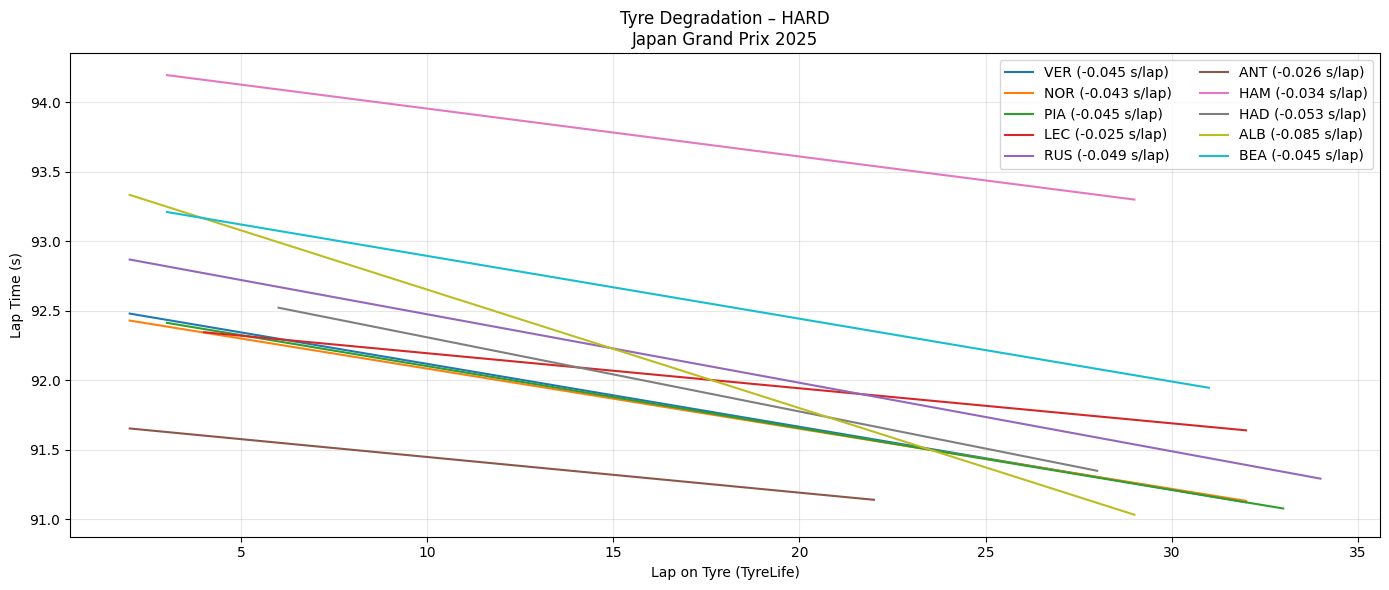

This figure's Python source:
import fastf1, os
import pandas as pd
import numpy as np
import matplotlib.pyplot as plt
from pathlib import Path

# ========= CONFIG =========
YEAR = 2025
GP = "Japan Grand Prix"
SESSION = "R"
COMPOUND = "HARD"      # SOFT / MEDIUM / HARD
TOP_N = 10             # Top N finishers
CACHE_DIR = Path("/content/fastf1_cache")

# ========= CACHE =========
CACHE_DIR.mkdir(parents=True, exist_ok=True)
fastf1.Cache.enable_cache(CACHE_DIR)

# ========= LOAD SESSION =========
session = fastf1.get_session(YEAR, GP, SESSION)
session.load()

laps = session.laps.copy()
laps = laps[laps["IsAccurate"]]

# Convert laptime to seconds
laps["LapTimeSec"] = laps["LapTime"].dt.total_seconds()

# ========= SELECT TOP DRIVERS =========
drivers = (
    session.results
    .sort_values("Position")
    .head(TOP_N)["Abbreviation"]
    .tolist()
)

laps = laps[laps["Driver"].isin(drivers)]

# ========= CLEAN LAPS =========
laps = laps[
    laps["PitInTime"].isna() &
    laps["PitOutTime"].isna() &
    (laps["Compound"] == COMPOUND)
]

# ========= REMOVE OUTLIERS (IQR PER DRIVER PER STINT) =========
clean = []

for (d, stint), dl in laps.groupby(["Driver", "Stint"]):
    if len(dl) < 5:
        continue

    q1, q3 = dl["LapTimeSec"].quantile([0.25, 0.75])
    iqr = q3 - q1

    dl = dl[
        (dl["LapTimeSec"] >= q1 - 1.5 * iqr) &
        (dl["LapTimeSec"] <= q3 + 1.5 * iqr)
    ]

    clean.append(dl)

clean = pd.concat(clean)

# ========= PLOT TYRE DEGRADATION =========
plt.figure(figsize=(14,6))

for d in drivers:
    dl = clean[clean["Driver"] == d]

    # pilih stint terpanjang untuk driver tsb
    if dl.empty:
        continue

    stint_id = (
        dl.groupby("Stint").size().idxmax()
    )

    stint_laps = dl[dl["Stint"] == stint_id]

    if len(stint_laps) < 5:
        continue

    x = stint_laps["TyreLife"]
    y = stint_laps["LapTimeSec"]

    # Linear regression → degradation slope
    z = np.polyfit(x, y, 1)
    y_fit = np.polyval(z, x)

    plt.plot(x, y_fit, label=f"{d} ({z[0]:+.03f} s/lap)")

plt.title(f"Tyre Degradation – {COMPOUND}\n{GP} {YEAR}")
plt.xlabel("Lap on Tyre (TyreLife)")
plt.ylabel("Lap Time (s)")
plt.grid(alpha=0.3)
plt.legend(ncol=2)
plt.tight_layout()
plt.show()
